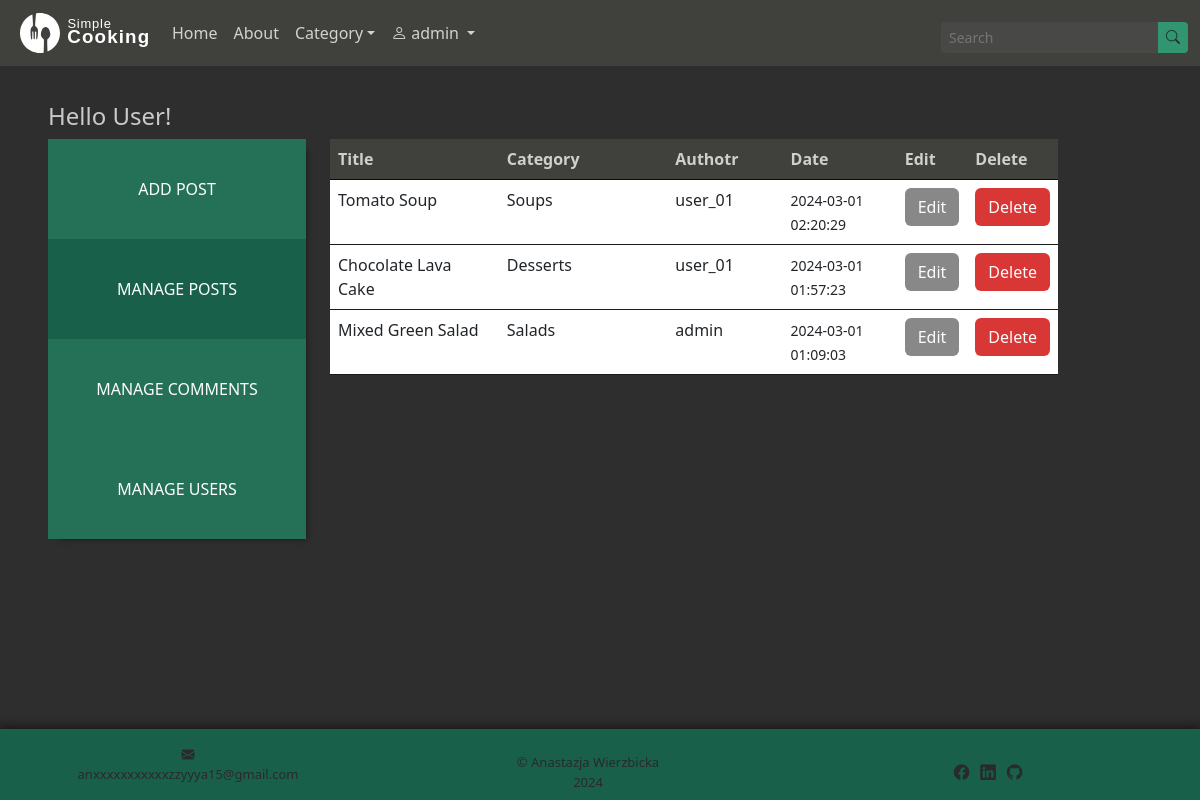
The app's page /admin_user/ (signed in) with its own data.
### tables this page shows
CREATE TABLE `users` (
  `id` int(11) UNSIGNED NOT NULL,
  `email` varchar(100) NOT NULL,
  `login` varchar(50) NOT NULL,
  `password` varchar(255) NOT NULL,
  `is_admin` tinyint(1) NOT NULL,
  `token` int(6) NOT NULL
);

CREATE TABLE `posts` (
  `id` int(11) UNSIGNED NOT NULL,
  `title` varchar(255) NOT NULL,
  `recipe_text` text NOT NULL,
  `ingridients` text NOT NULL,
  `post_image` varchar(255) NOT NULL,
  `date_time` timestamp NOT NULL DEFAULT current_timestamp(),
  `time_needed` float NOT NULL,
  `portion_amount` int(2) NOT NULL,
  `difficult` int(1) NOT NULL,
  `likes` int(255) NOT NULL,
  `category_id` int(11) UNSIGNED NOT NULL,
  `user_id` int(11) UNSIGNED NOT NULL
);

CREATE TABLE `categories` (
  `id` int(11) UNSIGNED NOT NULL,
  `name` varchar(50) NOT NULL,
  `description` text NOT NULL,
  `type` int(1) NOT NULL,
  `photo` varchar(255) NOT NULL
);

### admin_user/config/connect.php (called while the page is built, shortened)
<?php
$root = getenv('ROOT_URL');

### admin_user/index.php (the view, shortened to what this page needs)
<?php
$name = "manageposts";
require "parts/navbar.php";
$query_admin = "SELECT * FROM posts ORDER BY id DESC";
$get_all_posts = mysqli_query($conn,$query_admin);
?>
            <div class="container-fluid main-container">
            <div class="row"><h4>Hello User!</h4></div>
            <div class="row">
                <div class="col-lg-3 col-md-12 col-sm-12 col-12 side-panel">
                    <div class="manage">
                    <a href="<?= $root ?>admin_user/createPost.php"><div class="manage-panel">ADD POST</div></a>
                    <a href="<?= $root ?>admin_user/"><div class="manage-panel active">MANAGE POSTS</div></a>
                    <?php if(isset($_SESSION['is_admin'])) : ?>
                    <a href="<?= $root ?>admin_user/manageComments.php"><div class="manage-panel">MANAGE COMMENTS</div></a>
                    <a href="<?= $root ?>admin_user/manageUsers.php"><div class="manage-panel">MANAGE USERS</div></a>
                    <?php endif; ?>
                    </div>
                </div>
                <div class="col-lg-8 col-md-12 col-sm-12 col-12  info-table ">
                    <form>
                        <?php if(isset($_SESSION['is_admin'])) : ?>
                        <?php if(mysqli_num_rows($get_all_posts) > 0) : ?>
                    <table class="table">
                        <thead class="table-light sticky-header">
                            <tr>
                                <th scope="col" class="col-3">Title</th>
                                <th scope="col" class="col-3">Category</th>
                                <th scope="col" class="col-2">Authotr</th>
                                <th scope="col" class="col-2">Date</th>
                                <th scope="col" class="col-1">Edit </th>
                                <th scope="col" class="col-1">Delete</th>
                            </tr>
                        </thead>
                        <tbody>
                            <?php while($admin_posts = mysqli_fetch_assoc($get_all_posts)) : ?>
                                <?php
                                $category_id = $admin_posts['category_id'];
                                $category_query = "SELECT name FROM categories WHERE id = $category_id";
                                $category_result = mysqli_query($conn, $category_query);
                                $category = mysqli_fetch_assoc($category_result);
                                $author_id = $admin_posts['user_id'];
                                $author_query = "SELECT * FROM users WHERE id = $author_id";
                                $author_result = mysqli_query($conn, $author_query);
                                $author = mysqli_fetch_assoc($author_result);
                                ?>
                            <tr>
                                <td scope="row"><?= $admin_posts['title'] ?></td>
                                <td><?= $category['name'] ?></td>
                                <td><?= $author['login'] ?></td>
                                <td><small><?= $admin_posts['date_time'] ?></small></td>
                                <td><a href = "<?= $root ?>admin_user/editPost.php?id=<?= $admin_posts['id'] ?>"><button class="btn btn-secondary" type="button"> Edit </button></a></td>
                                <td><a href = "<?= $root ?>admin_user/deletePost.php?id=<?= $admin_posts['id'] ?>"><button class="btn btn-danger" type="button">Delete</button></a></td>
                            </tr>
                            <?php endwhile; ?>
                        </tbody>
                    </table>
                    <?php else : ?>
                        <div class="alert alert-secondary d-flex align-items-center fw-bold" role="alert"><?= "No posts to show!"; ?></div>
                    <?php endif; ?>
                    <?php endif; ?>
                    </form>
                </div>
            </div>
            </div>
            <?php require "parts/footer.php"; ?>

### admin_user/parts/navbar.php (shortened to what this page needs)
<?php
require 'config/database.php';
if(isset($_SESSION['user_id'])){
    $id = filter_var($_SESSION['user_id'],FILTER_SANITIZE_NUMBER_INT);
    $query = "SELECT login FROM users WHERE id=$id";
    $result = mysqli_query($conn, $query);
    $login = mysqli_fetch_assoc($result);
}
$query_color_mode = "SELECT * FROM colormode WHERE user_id = $id";
$result_color_mode = mysqli_query($conn, $query_color_mode);
$theme = mysqli_fetch_assoc($result_color_mode);
$color_mode = $theme['color_mode'];
$bodyThemeClass = ($color_mode == 0) ? '' : 'dark-theme';
$logoTheme = ($color_mode == 0) ? 'path13547.svg' : 'pathWhite.svg';
$logoTextTheme = ($color_mode == 0) ? 'textGreen.svg' : 'textWhite.svg';
if($name=="manageusers"){
    $style="managepages";
    $title="Manage Users";
}
elseif($name=="managecomments"){
     $style="managepages";
     $title="Manage Comments";
    }
elseif($name=="manageposts"){
    $style="managepages";
}
elseif($name=="editpost"){
    $style="createpost";
    $title="Edit Post";
    $script="<script src='../scripts/createPost.js?v=<?php echo time(); ?>'></script>";
}
elseif($name=="createpost"){
    $style="createpost";
    $title="Create Post";
    $script="<script src='../scripts/createPost.js?v=<?php echo time(); ?>'></script>";
}
?>
<!DOCTYPE html>
<html>
    <head lang="en">
        <link href="https://cdn.jsdelivr.net/npm/bootstrap@5.3.0-alpha1/dist/css/bootstrap.min.css" rel="stylesheet">
        <link rel="stylesheet" href="https://cdn.jsdelivr.net/npm/bootstrap-icons@1.10.3/font/bootstrap-icons.css">
        <link rel="stylesheet" href="../styles/navbar_footer.css?v=<?php echo time(); ?>">
        <link rel="stylesheet" href="../styles/<?=$style?>.css?v=<?php echo time(); ?>">
        <link rel="stylesheet" href="../styles/dark_light_mode.css?v=<?php echo time(); ?>">
    </head>
<body class="<?= $bodyThemeClass ?>">
        <div class="container-fluid m-0 p-0 position-relative" style="min-height: 100vh;">
            <nav class="color-nav navbar navbar-expand-lg bg-body-tertiary p-0">
                <div class="container-fluid">
                <a class="navbar-brand" aria-current="page" href="<?= $root ?>index.php"><img class="img-fluid m-2 logo" id="logo" width="40" height="40" src="../images/<?= $logoTheme ?>"><img class="img-fluid" id="logoText" width="80" height="80" src="../images/<?= $logoTextTheme ?>"></a>
                <div class="collapse navbar-collapse" id="navbarSupportedContent">
                <ul class="navbar-nav">
                <li class="nav-item">
                    <a class="nav-link login-link" href="<?= $root ?>index.php">Home</a>
                </li>
                <li class="nav-item">
                    <a class="nav-link login-link" href="<?= $root ?>about.php">About</a>
                </li>
                <li class="nav-item dropdown login-link">
                <a class="nav-link dropdown-toggle" href="<?= $root ?>category.php" role="button" data-bs-toggle="dropdown" aria-expanded="false">
                Category</a>
                </li>
                <?php if(isset($_SESSION['user_id'])) : ?>
            <li class="nav-item dropdown login-link">
                <a class="nav-link dropdown-toggle " href="#" role="button" data-bs-toggle="dropdown" aria-expanded="false">
                <i class="bi bi-person pe-1"></i><?php echo htmlspecialchars($login['login'])?>
                </a>
            </li>
            <?php else : ?>
            <li class="nav-item">
                <a class="nav-link login-link" href="signIn.php">Log in</a>
            </li>
            <?php endif; ?>
                </ul>
                <form class="d-flex input-group justify-content-end searchForm mt-2 mt-sm-2 mt-md-2" role="search" action="<?= $root ?>search.php" method="GET">
                    <input class="search form-control-sm border-0" type="search" name="search" placeholder="Search" aria-label="Search" aria-describedby="searchbtn">
                    <button class="btn btn-sm btn-successNav border-0" type="submit" name="submit" id="searchbtn"><i class="bi bi-search"></i></button>
                </form>
                </div>
                </div>
            </nav>

### admin_user/parts/footer.php (shortened to what this page needs)
 <footer class="footer">
            <div class="row mt-1" style="width: 100%;">
            <div class="col-lg-4 col-sm-12 footer-elem">
              <a class="nolink" href="mailto:anxxxxxxxxxxxzzyyya15@gmail.com"><p><i class="bi bi-envelope-fill"></i>
               <br>anxxxxxxxxxxxzzyyya15@gmail.com</p></a>
            </div>
            <div class="col-lg-4 col-sm-12 footer-elem"> &#169; Anastazja Wierzbicka <br>2024</div>
            <div class="col-lg-4 col-sm-12 footer-elem">
            <a class="smLink" href="https://www.facebook.com/"><i class="bi bi-facebook"></i></a>
            <a class="smLink" href="https://pl.linkedin.com/"><i class="bi bi-linkedin"></i></a>
            <a class="smLink" href="https://github.com/"><i class="bi bi-github"></i></a>
            </div>
        </div>
            </footer>
        </div>
    </body>
</html>

### styles/navbar_footer.css (style rules this page uses)
body { width: 100%; height: 100%; min-height: 100vh; padding: 0; margin: 0; background-color: var(--backgroundColor); }
.color-nav { height: 10%; background-color: var(--navbarColor) !important; }
.logo { transition: transform .4s ease-in-out; }
.btn-successNav { background-color: var(--lightGreenBut); color: var(--footerText); border-color: transparent; }
.login-link { white-space: nowrap; position: relative; text-align: center; }
.nav-link { color: var(--navlink) !important; }
input { background-color: var(--white); color: var(--main-color); }
.login-link::after { content: ""; position: absolute; background-color: var(--lightGreen); box-shadow: 0 2px 5px var(--boxShadow); height: 2px; width: 0%; left: 0; bottom: -2px; transition: 0.3s; }
.footer { background-color: var(--darkGreen); color: var(--footerText); text-align: center; font-size: small; box-shadow: 0px -1px 9px 2px var(--boxShadow); width: 100%; padding-top: 1%; display: flex; position: absolute; bottom: 0; }
.footer-elem { align-content: center; }
.nolink { color: var(--footerText); text-decoration: none; }
.smLink { color: var(--footerText); margin: 1%; font-size: 120% !important; transition: 0.3s; }

### styles/managepages.css (style rules this page uses)
.main-container { padding-bottom: 6%; margin-top: 3%; padding-left: 4%; padding-right: 4%; color: var(--main-color); }
h4 { color: var(--header-colors); }
.manage-panel { color: var(--btnText); background-color: var(--lightGreen); display: flex; justify-content: center; align-items: center; text-align: center; min-height: 100px; }
a .manage-panel.active { cursor:default; background-color: var(--darkGreen); color: var(--btnText); }
.manage { box-shadow: 6px 6px 6px -6px var(--boxShadow); }
.manage a { text-decoration: none; }
.table { color: var(--main-color) !important; }
.info-table { max-height: 400px; overflow-y: auto; position: relative; }
th, td { padding: 8px; text-align: left; border-bottom: var(--table-border) 1px solid; }
tr:nth-child(odd) { background-color: var(--odd-bg-color); }
tr:nth-child(even) { background-color: var(--navbarColor); }
.sticky-header th { position: sticky; top: 0; background-color: var(--navbarColor); border-bottom: 1px solid var(--thead-border); color: var(--header-colors); }
.btn-danger { background-color: var(--btn-danger); border-color: transparent; color: var(--btnText); }
.btn-secondary { background-color: #888888; border-color: transparent; color: var(--btnText); }

### styles/dark_light_mode.css (style rules this page uses)
:root { --backgroundColor: #faf9f7; --main-color: #2d3135; --navbarColor: #ECEADF; --lighterGreen: #2f8b6b; --lightGreen: #257157; --darkGreen: #18604a; --lightGreenBut: #257157; --darkGreenBut: #18604a; --aboutGreen: #18604a; --aboutWhite: #ECEADF; --btnText: #fdfdfd; --navlink: rgba(0,0,0,0.65); --activnavLink: black; --dropdown-item-hover: #bed5be;; --boxShadow: #666666ca; --footerText:rgb(215, 215, 215); --footerHoverText: rgb(255, 255, 255); --white: #fff; --card-date: #999999; --card-title: #4b4b4b; --little-card-subtitle: #666; --small-color: #848484; --table-border: #c9c9c9; --thead-border: #b4b4b4; --header-colors: rgba(0,0,0,0.75); --odd-bg-table: #eceadf00; --btn-danger: rgb(203, 62, 62); --btn-danger-hover: #af3535; --light-grey: #dddddd; --dark-grey: #3b3b3b; }
.dark-theme { --backgroundColor: #2e2e2e; --navbarColor: #40403d; --main-color: #939594; --lightGreenBut: #319572; --darkGreenBut: #218567; --btn-danger: rgb(217, 54, 54); --btn-danger-hover: #b52323; --aboutGreen: #2ab78d; --aboutWhite: #181818; --navlink: rgba(255, 255, 255, 0.764); --activnavLink: white; --dropdown-item-hover: #387860; --boxShadow: #121212ca; --white: #484847; --card-title: #9c9c9c; --little-card-subtitle: #838383; --table-border: #1a1a1a; --thead-border: rgb(11, 11, 11); --header-colors: rgba(255, 255, 255, 0.75); --light-grey: #212121; --dark-grey: #9c9c9c; --footerText:rgb(42, 42, 42); --footerHoverText: rgb(28, 28, 28); }

### records on screen
users: login "admin"
posts: title "Tomato Soup", category.name "Soups", user.login "user_01", date_time "2024-03-01 02:20:29"
posts: title "Chocolate Lava Cake", category.name "Desserts", user.login "user_01", date_time "2024-03-01 01:57:23"
posts: title "Mixed Green Salad", category.name "Salads", user.login "admin", date_time "2024-03-01 01:09:03"
